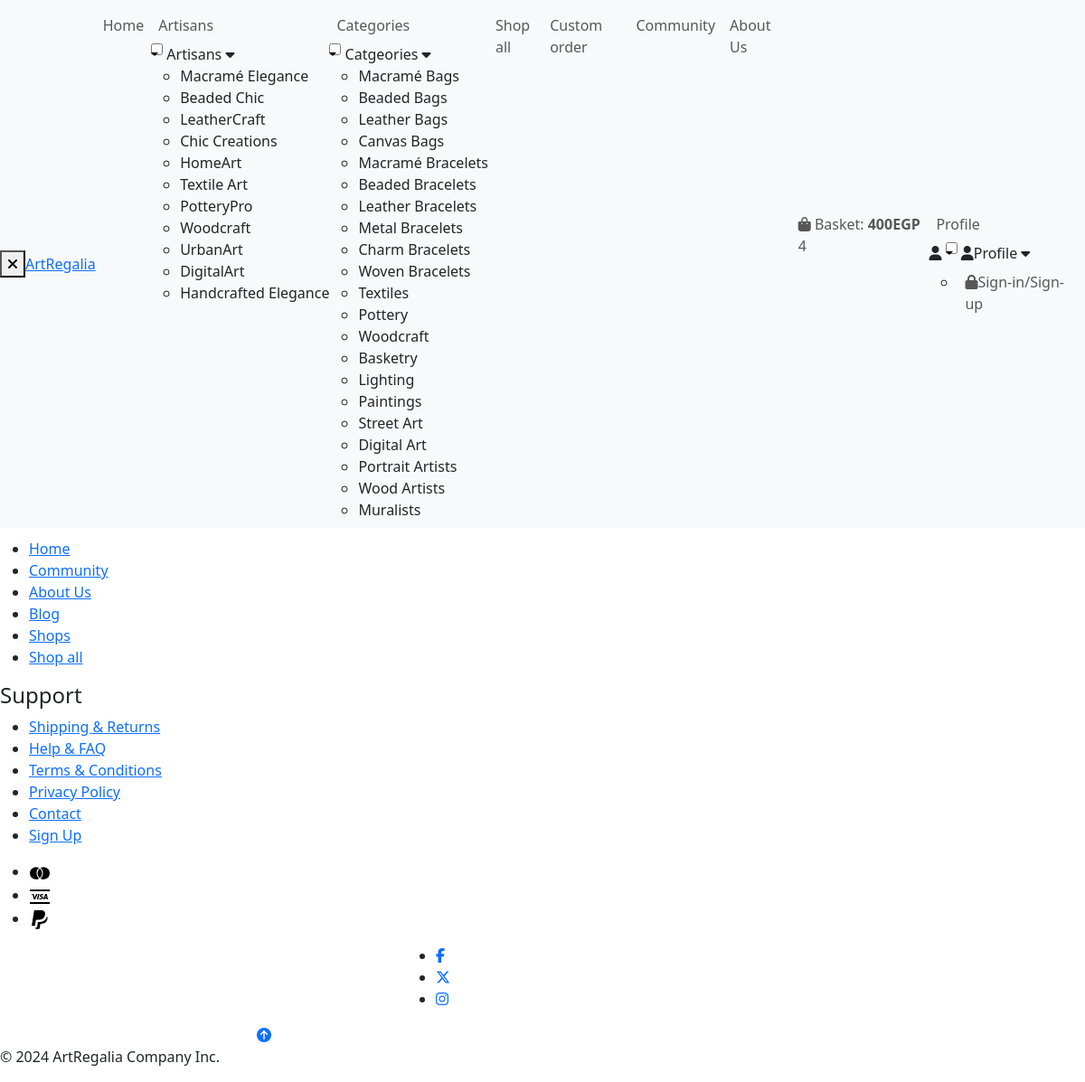
/product-details.php?product_id=1, run on the app's committed database.
### tables this page shows
CREATE TABLE `artisans` (
  `id` int(255) NOT NULL,
  `name` varchar(255) NOT NULL,
  `brand_name` varchar(191) NOT NULL,
  `facebook_link` varchar(191) NOT NULL,
  `linkedin_link` varchar(191) NOT NULL,
  `email` varchar(255) NOT NULL,
  `image` varchar(191) NOT NULL,
  `phone` varchar(191) NOT NULL,
  `password` int(255) NOT NULL,
  `status` tinyint(1) NOT NULL,
  `admin_id` int(11) DEFAULT NULL
);

CREATE TABLE `category` (
  `id` int(11) NOT NULL,
  `name` varchar(255) NOT NULL
);

### product-details.php (the view, shortened to what this page needs)
<?php
require_once("functions/connection.php");
include("functions/products_functions.php");
?>
<!DOCTYPE html>
<html lang="en">
<head>
  <link href="https://cdn.jsdelivr.net/npm/bootstrap@5.3.3/dist/css/bootstrap.min.css" rel="stylesheet"
>
  <link href="https://cdn.jsdelivr.net/npm/remixicon@4.2.0/fonts/remixicon.css" rel="stylesheet" />
  <link rel="stylesheet" href="styles/style.css">
</head>
<body>
  <?php include("includes/header.php");?>
  <main class="sp-main">
    <div class="sp-container">
      <div class="sp-image-carousel">
        <div class="large-image w-100">
        </div>
      </div>
      <div class="sp-product-info">
        <div class="sp-rating-reviews">
          <span class="sp-rating">★★★★☆</span>
          <span class="sp-reviews">(123 reviews)</span>
        </div>
        <h1 class="sp-product-title"><?php echo $result_product_details['name'] ?></h1>
        <p class="sp-seller"><i class="ri-user-6-fill" title="Product Seller"></i><span><?php echo $result_artisan_details['brand_name'] ?></span></p>
        <p class="sp-availability">Availability <span>(In Stock)</span></p>
        <p class="sp-price"><?php echo $result_product_details['price'] ?> LE</p>
        <p class="delivery-message">Order now and get it delivered within <span id="deliveryDays">2</span> days!</p>
        <form action="" class="justify-content-start gap-2" method="POST">
          <?php if(isset($_SESSION['user_id'])){ ?>
          <input type="hidden" name="product_id" value="<?php echo $result_product_details['id'] ?>">
          <div class="quantity-section">
            <label for="quantity">Qnt:</label>
            <input type="number" id="quantity" name="quantity" value="1" min="1">
          </div>
          <button type="submit" name="add_to_cart" class="add-to-cart"> Add to Cart</button>
          <button type="submit" name="add_to_wishlist" class="add-to-wishlist">❤ Add to wishList</button>
        <?php }else { ?>
          <div class="quantity-section">
            <label for="quantity">Qnt:</label>
          </div>
          <a href="login.php" name="add_to_cart" class="btn btn-transparent add-to-cart"> Add to Cart</a>
          <a href="login.php" name="add_to_wishlist" class="btn btn-transparent add-to-wishlist">❤ Add to wishList</a>
        <?php } ?>
        </form>
        <div class="sp-tabs">
          <button class="sp-tablink" onclick="openTab(event, 'Specifications')">Item Specifications</button>
          <div id="Specifications" class="tabcontent show" style="display: block;">
            <p><?php echo $result_product_details['descreption'] ?></p>
          </div>
        </div>
      </div>
    </div>
  </main>
  <?php include("includes/footer.php");?>
</body>
</html>

### includes/header.php (shortened to what this page needs)
<header class="header" data-header>
  <div class="nav-container">
    <a href="index.php" class="logo navbar-brand">
    </a>
    <button class="nav-open-btn navbar-toggler" data-nav-open-btn aria-label="open menu">
    </button>
    <nav class="navbar navbar-expand-lg navbar-light bg-light fixed-top" data-navbar>
      <button class="nav-close-btn" data-nav-close-btn aria-label="close menu">
        <i class="close-outline fa-solid fa-xmark"></i>
      </button>
      <a href="index.php" class="nav-logo">
        ArtRegalia
      </a>
      <ul class="navbar-list navbar-nav">
        <li class="navbar-item nav-item">
          <a href="index.php" class="navbar-links nav-link">Home</a>
        </li>
        <li class="navbar-item nav-item">
          <a href="#" class="navbar-links desk nav-link">Artisans</a>
          <input type="checkbox" id="showArtists" class="dropdown-toggle">
          <label for="showArtists" class="navbar-links">Artisans <i class="fa-solid fa-caret-down"></i></label>
          <ul class="drop-menu">
            <?php
            $artisans_statement = "SELECT * FROM `artisans`";
            $artisan_query = mysqli_query($conn, $artisans_statement) or die("Error in selecting data" . mysqli_error($conn));
            while ($result = mysqli_fetch_array($artisan_query)) {
            ?>
              <li><a class='dropdown-item' href='artisan_profile.php?artisan_id=<?php echo $result['id'] ?>'><?php echo $result['brand_name'] ?></a></li>
            <?php
            }
            ?>
          </ul>
        </li>
        <li class="navbar-item nav-item">
          <a href="#" class="navbar-links desk nav-link">Categories</a>
          <input type="checkbox" id="showCategories" class="dropdown-toggle">
          <label for="showCategories" class="navbar-links">Catgeories <i class="fa-solid fa-caret-down"></i></label>
          <ul class="drop-menu">
            <?php
            $category_statement = "SELECT * FROM `category`";
            $category_query = mysqli_query($conn, $category_statement) or die("Error in selecting data" . mysqli_error($conn));
            while ($result = mysqli_fetch_array($category_query)) {
            ?>
              <li><a class='dropdown-item' href='shops.php?category_id=<?php echo $result['id'] ?>'><?php echo $result['name'] ?></a></li>
            <?php
            }
            ?>
          </ul>
        </li>
        <li class="navbar-item nav-item">
          <a href="shopall.php" class="navbar-links nav-link">Shop all</a>
        </li>
        <li class="navbar-item nav-item">
          <a href="custom_order.php" class="navbar-links nav-link">Custom order</a>
        </li>
        <li class="navbar-item nav-item">
          <a href="community.php" class="navbar-links nav-link">Community</a>
        </li>
        <li class="navbar-item nav-item">
          <a href="about.php" class="navbar-links nav-link">About Us</a>
        </li>
      </ul>
      <ul class="nav-action-list navbar-nav me-2">
        <li class="nav-item ms-2">
          <?php if (isset($_SESSION['user_id'])){
          $select_orders = "SELECT * from `orders` where `user_id`=" . $_SESSION['user_id'] . " AND `statues`='in_cart'";
          $orders_query = mysqli_query($conn, $select_orders) or die('Error in orders' . mysqli_error($conn));
          $orders = mysqli_fetch_array($orders_query);
          if (mysqli_num_rows($orders_query) >  0) {
            $order_items_stat = "SELECT order_details.o_details_id AS order_details_id, order_details.product_id , order_details.quantity , products.name , products.price,  products.descreption,  products.image FROM `order_details` INNER JOIN products ON order_details.product_id = products.id WHERE order_details.order_id = " . $orders['id'] . "";
            $order_items_query = mysqli_query($conn, $order_items_stat) or die('Error in cat' . mysqli_error($conn));
            $select_orders_submitted = "SELECT * from `orders` where `user_id`=" . $_SESSION['user_id'] . " AND `statues`='submitted'";
            $orders_submitted_query = mysqli_query($conn, $select_orders_submitted) or die('Error in orders' . mysqli_error($conn));
            $orders_count = mysqli_num_rows($orders_submitted_query);
        ?>
            <a href="cart.php" class="nav-action-btn nav-link">
              <i class="fa-solid fa-bag-shopping" aria-hidden="true"></i>
              <span class="icon-badge-btn"><?php echo mysqli_num_rows($order_items_query) ?></span>
              <data class="nav-action-text" value="400.00">Basket: <strong>400EGP</strong></data>
              <data class="nav-action-badge" value="4" aria-hidden="true">4</data>
            </a>
          <?php }else{
            ?>
              <a href="cart.php" class="nav-action-btn nav-link">
              <i class="fa-solid fa-bag-shopping" aria-hidden="true"></i>
              <span class="icon-badge-btn">0</span>
              <data class="nav-action-text" value="400.00">Basket: <strong>400EGP</strong></data>
              <data class="nav-action-badge" value="4" aria-hidden="true">4</data>
            </a>
            <?php
          }} else { ?>
            <a href="login.php" class="nav-action-btn nav-link">
              <i class="fa-solid fa-bag-shopping" aria-hidden="true"></i>
              <data class="nav-action-text" value="400.00">Basket: <strong>400EGP</strong></data>
              <data class="nav-action-badge" value="4" aria-hidden="true">4</data>
            </a>
          <?php } ?>
        </li>
        <?php if (isset($_SESSION['user_id'])) { ?>
          <li class="navbar-item side-profile nav-item me-auto">
            <a href="#" class="navbar-links desk nav-link">Profile</a>
            <i class="fa-solid fa-user desk" aria-hidden="true"></i>
            <input type="checkbox" id="showProfile" class="dropdown-toggle">
            <label for="showProfile" class="navbar-links"><i class="fa-solid fa-user" aria-hidden="true"></i>Profile <i class="fa-solid fa-caret-down"></i></label>
            <ul class="drop-menu profile">
              <li><a class="nav-link" href="./profile.php"><i class="fa-solid fa-user"></i>View Profile</a></li>
              <li><a class="nav-link" href="./wishlist.php"><i class="fa-solid fa-heart"></i>Wishlist</a></li>
              <li><a class="nav-link" href="logout.php"><i class="fa-solid fa-lock"></i>Sign-out</a></li>
            </ul>
          </li>
        <?php } else { ?>
          <li class="navbar-item side-profile nav-item me-auto">
            <a href="#" class="navbar-links desk nav-link">Profile</a>
            <i class="fa-solid fa-user desk" aria-hidden="true"></i>
            <input type="checkbox" id="showProfile" class="dropdown-toggle">
            <label for="showProfile" class="navbar-links"><i class="fa-solid fa-user" aria-hidden="true"></i>Profile <i class="fa-solid fa-caret-down"></i></label>
            <ul class="drop-menu profile">
              <li><a class="nav-link" href="login.php"><i class="fa-solid fa-lock"></i>Sign-in/Sign-up</a></li>
            </ul>
          </li>
        <?php } ?>
      </ul>
    </nav>
  </div>
</header>

### data on the page
artisans: brand_name "Macramé Elegance"
artisans: brand_name "Beaded Chic"
artisans: brand_name "LeatherCraft"
artisans: brand_name "Chic Creations"
artisans: brand_name "HomeArt"
artisans: brand_name "Textile Art"
artisans: brand_name "PotteryPro"
artisans: brand_name "Woodcraft"
artisans: brand_name "UrbanArt"
artisans: brand_name "DigitalArt"
artisans: brand_name "Handcrafted Elegance"
category: name "Macramé Bags"
category: name "Beaded Bags"
category: name "Leather Bags"
category: name "Canvas Bags"
category: name "Macramé Bracelets"
category: name "Beaded Bracelets"
category: name "Leather Bracelets"
category: name "Metal Bracelets"
category: name "Charm Bracelets"
category: name "Woven Bracelets"
category: name "Textiles"
category: name "Pottery"
category: name "Woodcraft"
category: name "Basketry"
category: name "Lighting"
category: name "Paintings"
category: name "Street Art"
category: name "Digital Art"
category: name "Portrait Artists"
category: name "Wood Artists"
category: name "Muralists"
